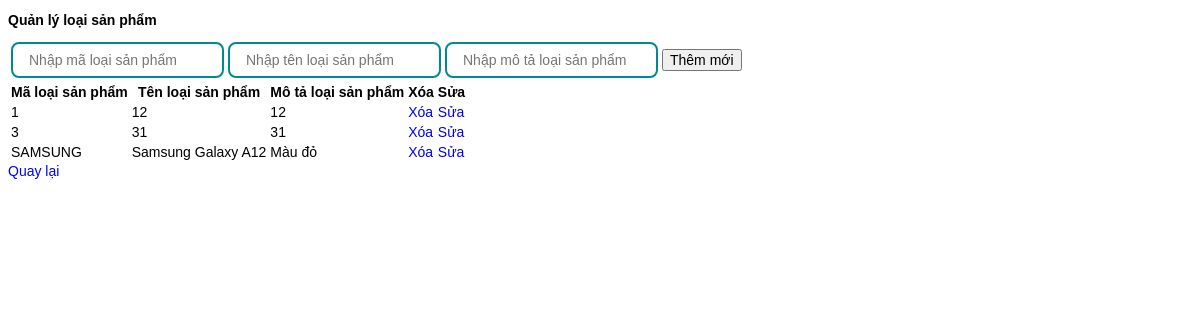
/phpnangcao/PHPNANGCAO/AdProductType/, run on the app's committed database.
### tables this page shows
CREATE TABLE `adproducttype` (
  `Ma_loaisp` varchar(50) NOT NULL,
  `Ten_loaisp` varchar(50) NOT NULL,
  `Mota_loaisp` varchar(50) NOT NULL
);

### phpnangcao/PHPNANGCAO/mvc/core/Controller.php (called while the page is built, shortened)
<?php
class Controller{
    public function model($model){
        return new $model;
    }
    public function view($view, $data=array()){
        require_once "./mvc/views/".$view.".php";
    }
}
?>

### phpnangcao/PHPNANGCAO/mvc/controllers/AdProductType.php (called while the page is built, shortened)
<?php
class AdProductType extends Controller {
    public function getShow() {
        $adProductTypeModel = $this->model("AdProductTypeModel");
        $data["Adproducttype"] = $adProductTypeModel->showAdProductType();
        $this->view("AdProductTypeView", $data);
    }
}

### phpnangcao/PHPNANGCAO/mvc/core/App.php (called while the page is built, shortened)
<?php
class App{
    protected $action="getShow";
    function __construct(){
        $arr = $this->UrlProcess();
        if( file_exists("./mvc/controllers/".$arr[0].".php") ){
            unset($arr[0]);
        }
        $this->controller = new $this->controller;
        $this->params = $arr?array_values($arr):[];
        call_user_func_array([$this->controller, $this->action], $this->params );
    }
    function UrlProcess(){
        if( isset($_GET["url"]) ){
            return explode("/", filter_var(trim($_GET["url"], "/")));
        }
    }
}
?>

### phpnangcao/PHPNANGCAO/index.php (called while the page is built, shortened)
<?php
$myApp = new App();
?>

### phpnangcao/PHPNANGCAO/mvc/core/DB.php (called while the page is built, shortened)
<?php
class DB {
    public function __construct(){
        $host = "localhost";
        $dbname = "website";
        $username = "root";
        $password = "";
        try {
            $this->con = new PDO("mysql:host=$host;dbname=$dbname", $username, $password);
        } catch (PDOException $e) {
            echo "Connection failed: " . $e->getMessage();
        }
    }
}

### phpnangcao/PHPNANGCAO/mvc/models/AdProductTypeModel.php (called while the page is built, shortened)
<?php
class AdProductTypeModel extends DB {
    public function showAdProductType() : array {
        $sql = "SELECT * FROM adproducttype";
        $stm = $this->con->prepare($sql);
        $stm->execute();
        return $stm->fetchAll(PDO::FETCH_ASSOC);
    }
}

### phpnangcao/PHPNANGCAO/mvc/views/AdProductTypeView.php (the view, shortened to what this page needs)
<!DOCTYPE html>
<html lang="vi">
<head>
    <link href="./public/style.css" rel="stylesheet"/>
    </head>
<body>
    <div class="main">
        <div class="admin-header">
            <h2>Quản lý loại sản phẩm</h2>
        </div>
        <div class="admin-content">
            <form action="<?php echo BASE_URL . 'AdProductType/add'; ?>" method="post">
                <table class="admin-form">
                    <tr>
                        <td>
                            <input type="text" name="txt_maloaisp" placeholder="Nhập mã loại sản phẩm" value="<?php echo isset($txt_maloaisp) ? $txt_maloaisp : ''; ?>" />
                        </td>
                        <td>
                            <input type="text" name="txt_tenloaisp" placeholder="Nhập tên loại sản phẩm" value="<?php echo isset($txt_tenloaisp) ? $txt_tenloaisp : ''; ?>" />
                        </td>
                        <td>
                            <input type="text" name="txt_motaloaisp" placeholder="Nhập mô tả loại sản phẩm" value="<?php echo isset($txt_motaloaisp) ? $txt_motaloaisp : ''; ?>" />
                        </td>
                        <td>
                            <button type="submit" name="insert" value="insert" class="details-button">Thêm mới</button>
                        </td>
                    </tr>
            </table>
            </form>
            <table class="admin-table">
                <tr>
                    <th>Mã loại sản phẩm</th>
                    <th>Tên loại sản phẩm</th>
                    <th>Mô tả loại sản phẩm</th>
                    <th>Xóa</th>
                    <th>Sửa</th>
                </tr>
                <?php if (!empty($data["Adproducttype"])): ?>
                    <?php foreach ($data["Adproducttype"] as $r): ?>
                        <tr>
                            <td><?php echo $r['Ma_loaisp']; ?></td>
                            <td><?php echo $r['Ten_loaisp']; ?></td>
                            <td><?php echo $r['Mota_loaisp']; ?></td>
                            <td><a class="details-button" href="<?php echo BASE_URL . 'AdProductType/delete/' . $r['Ma_loaisp']; ?>">Xóa</a></td>
                            <td><a class="details-button" href="<?php echo BASE_URL . 'AdProductType/edit/' . $r['Ma_loaisp']; ?>">Sửa</a></td>
                        </tr>
                    <?php endforeach; ?>
                <?php endif; ?>
            </table>
            <a href="../Admin" class="details-button">Quay lại</a>
            </div>
    </div>
</body>
</html>

### phpnangcao/lethihuyentrang/public/style.css (style rules this page uses)
* { font-family:Arial, Helvetica, sans-serif; font-size:14px; }
input,select,textarea { border:2px solid darkcyan; border-radius:8px; padding:8px 12px 8px 16px; }
a { text-decoration:none; }

### data on the page
adproducttype: Ma_loaisp "1", Ten_loaisp "12", Mota_loaisp "12"
adproducttype: Ma_loaisp "3", Ten_loaisp "31", Mota_loaisp "31"
adproducttype: Ma_loaisp "SAMSUNG", Ten_loaisp "Samsung Galaxy A12", Mota_loaisp "Màu đỏ"
